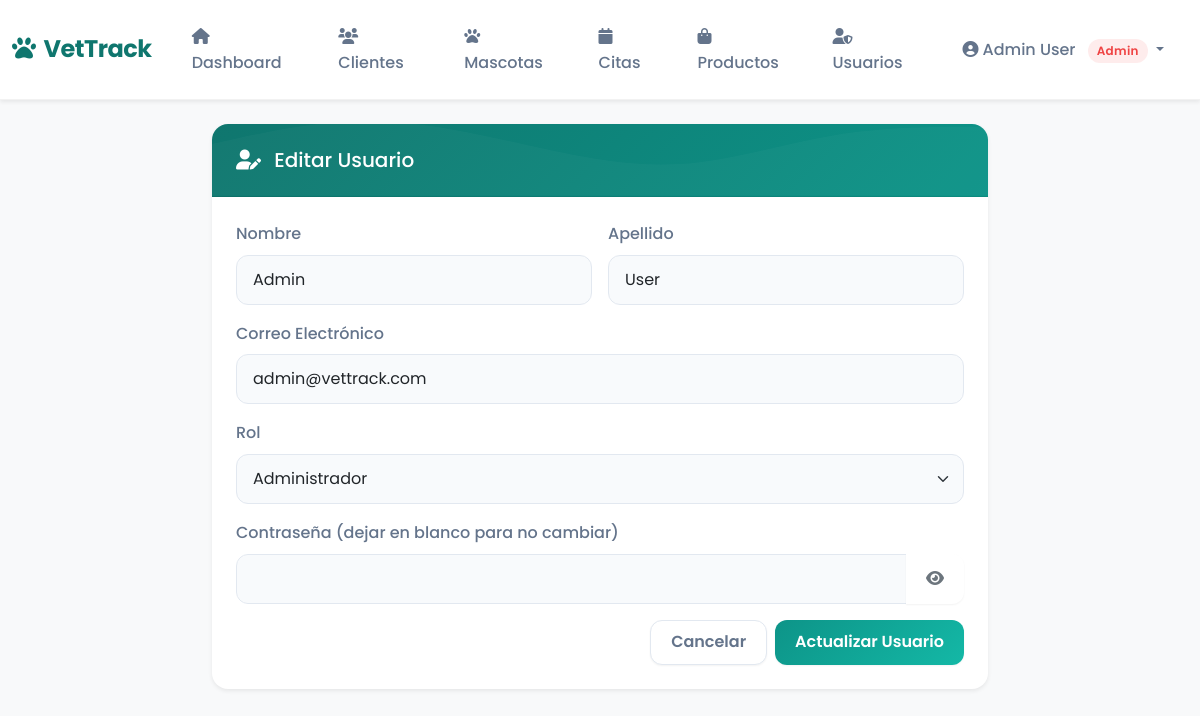
The app's page /usuario/editar/1 (signed in) with its own data.
### app/models.py (models this page shows, shortened)
class Usuario(db.Model):
    __tablename__ = 'usuarios'
    id_usuario = db.Column(db.Integer, primary_key=True)
    nombre = db.Column(db.String(100), nullable=False)
    apellido = db.Column(db.String(100), nullable=False)
    correo = db.Column(db.String(150), unique=True, nullable=False)
    password_hash = db.Column(db.String(255), nullable=False)
    rol = db.Column(db.String(50), nullable=False)  # Admin / Empleado
    fecha_registro = db.Column(db.DateTime, default=datetime.utcnow)
    activo = db.Column(db.Boolean, default=True)

### app/routes/usuarios.py (the view, shortened to what this page needs)
@usuarios_bp.route('/usuario/editar/<int:id>', methods=['GET', 'POST'])
@admin_required
def editar_usuario(id):
    usuario = Usuario.query.get_or_404(id)
    return render_template('usuarios/form.html', usuario=usuario)

### app/routes/usuarios.py (called while the page is built)
def admin_required(f):
    @wraps(f)
    def decorated_function(*args, **kwargs):
        if 'user_id' not in session:
            return redirect(url_for('auth.login'))
        if session.get('user_role') != 'Admin':
            flash('Acceso denegado. Solo administradores.', 'danger')
            return redirect(url_for('main.index'))
        return f(*args, **kwargs)
    return decorated_function

### app/templates/usuarios/form.html (shortened to what this page needs)
{% extends 'base.html' %}
{% block content %}
<div class="row justify-content-center">
    <div class="col-md-8">
        <div class="card shadow-sm">
            <div class="card-header bg-primary text-white">
                <h5 class="mb-0">
                    <i class="fas fa-user-{{ 'edit' if usuario else 'plus' }} me-2"></i>
                    {{ 'Editar Usuario' if usuario else 'Nuevo Usuario' }}
                </h5>
            </div>
            <div class="card-body">
                <form method="POST">
                    <div class="row g-3">
                        <div class="col-md-6">
                            <label for="nombre" class="form-label">Nombre</label>
                            <input type="text" class="form-control" id="nombre" name="nombre"
                                   value="{{ usuario.nombre if usuario else '' }}" required>
                        </div>
                        <div class="col-md-6">
                            <label for="apellido" class="form-label">Apellido</label>
                            <input type="text" class="form-control" id="apellido" name="apellido"
                                   value="{{ usuario.apellido if usuario else '' }}" required>
                        </div>
                    </div>
                    <div class="mb-3 mt-3">
                        <label for="correo" class="form-label">Correo Electrónico</label>
                        <input type="email" class="form-control" id="correo" name="correo"
                               value="{{ usuario.correo if usuario else '' }}" required>
                    </div>
                    <div class="mb-3">
                        <label for="rol" class="form-label">Rol</label>
                        <select class="form-select" id="rol" name="rol" required>
                            <option value="Admin" {{ 'selected' if usuario and usuario.rol == 'Admin' else '' }}>Administrador</option>
                        </select>
                    </div>
                    <div class="mb-3">
                        <label for="password" class="form-label">
                            Contraseña {{ '(dejar en blanco para no cambiar)' if usuario else '' }}
                        </label>
                        <div class="input-group">
                            <input type="password" class="form-control" id="password" name="password"
                                   {{ '' if usuario else 'required' }}>
                            <button class="btn btn-outline-secondary bg-white" type="button" id="togglePassword">
                                <i class="fas fa-eye"></i>
                            </button>
                        </div>
                    </div>
                    <div class="d-flex justify-content-end gap-2">
                        <a href="{{ url_for('usuarios.lista_usuarios') }}" class="btn btn-secondary">Cancelar</a>
                        <button type="submit" class="btn btn-primary">
                            {{ 'Actualizar' if usuario else 'Crear' }} Usuario
                        </button>
                    </div>
                </form>
            </div>
        </div>
    </div>
</div>
{% endblock %}

### app/static/css/style.css (style rules this page uses)
:root { --primary: #0d9488; --primary-light: #14b8a6; --primary-dark: #0f766e; --secondary: #64748b; --accent: #f59e0b; --bg-body: #f0fdfa; --bg-card: #ffffff; --text-main: #1e293b; --text-muted: #64748b; --success: #10b981; --danger: #ef4444; --warning: #f59e0b; --info: #3b82f6; --shadow-sm: 0 1px 2px 0 rgb(0 0 0 / 0.05); --shadow-md: 0 4px 6px -1px rgb(0 0 0 / 0.1), 0 2px 4px -2px rgb(0 0 0 / 0.1); --shadow-lg: 0 10px 15px -3px rgb(0 0 0 / 0.1), 0 4px 6px -4px rgb(0 0 0 / 0.1); --radius-md: 0.75rem; --radius-lg: 1rem; }
body { font-family: 'Poppins', sans-serif; background-color: var(--bg-body); color: var(--text-main); line-height: 1.6; }
.card { background: var(--bg-card); border: none; border-radius: var(--radius-lg); box-shadow: var(--shadow-md); transition: transform 0.3s ease, box-shadow 0.3s ease; overflow: hidden; }
.card-header { background: transparent; border-bottom: 1px solid rgba(0, 0, 0, 0.05); padding: 1.5rem; font-weight: 600; color: var(--primary-dark); }
.card-body { padding: 1.5rem; }
.btn { border-radius: var(--radius-md); padding: 0.6rem 1.25rem; font-weight: 600; transition: all 0.2s ease; border: none; box-shadow: var(--shadow-sm); }
.btn-primary { background: linear-gradient(135deg, var(--primary) 0%, var(--primary-light) 100%); color: white; }
.btn-secondary { background: white; color: var(--text-muted); border: 1px solid #e2e8f0; }
.form-control, .form-select { border-radius: var(--radius-md); border: 1px solid #e2e8f0; padding: 0.75rem 1rem; background-color: #f8fafc; transition: all 0.2s; }
.form-label { font-weight: 500; color: var(--text-muted); margin-bottom: 0.5rem; }
.bg-primary.text-white { background: linear-gradient(135deg, var(--primary-dark) 0%, var(--primary) 100%) !important; position: relative; overflow: hidden; }
.bg-primary.text-white::before { content: ''; position: absolute; top: 0; left: 0; right: 0; bottom: 0; background-size: cover; opacity: 0.6; }

### records on screen
Usuario: nombre "Admin", apellido "User", correo "admin@vettrack.com"

### other values on screen
{{ session.get('user_name') }} "Admin User"
{{ session.get('user_role') }} "Admin"
{{ 'Editar Usuario' if usuario else 'Nuevo Usuario' }} "Editar Usuario"
{{ '(dejar en blanco para no cambiar)' if usuario else '' }} "(dejar en blanco para no cambiar)"
{{ 'Actualizar' if usuario else 'Crear' }} "Actualizar"
